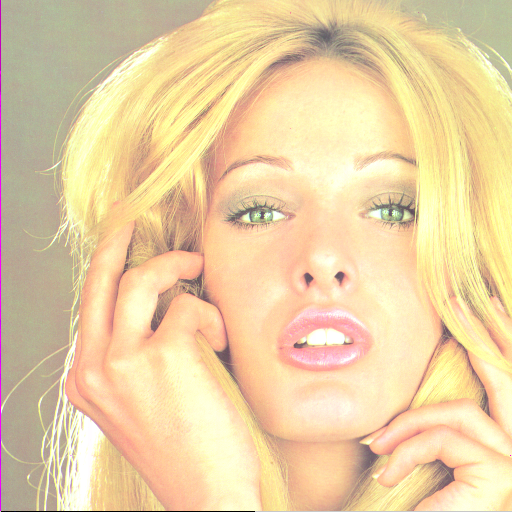
#> input picture Image/tiffany.bmp, 512 x 512 px, found by its file name
$ python visualize_dmax_distribution.py
#> lines starting #> are read from the running program, lines starting #| are printed output that depends on the picture
import cv2
import numpy as np
import os
import matplotlib.pyplot as plt
from scipy import linalg

BLOCKSIZE = 4

def get_d_elements_distribution(image_path):
    img = cv2.imread(image_path, cv2.IMREAD_GRAYSCALE)
    if img is None:
        print(f"Error: Could not read image {image_path}")
        return []

    d_elements_indices = []

    for y in range(0, img.shape[0], BLOCKSIZE):
        for x in range(0, img.shape[1], BLOCKSIZE):
            block = img[y:y+BLOCKSIZE, x:x+BLOCKSIZE]
            if block.shape[0] == BLOCKSIZE and block.shape[1] == BLOCKSIZE:
                try:
                    D, _ = linalg.schur(block.astype(np.float64))
                    max_index = np.unravel_index(np.argmax(D, axis=None), D.shape)
                    d_elements_indices.append(max_index)
                except linalg.LinAlgError:
                    continue

    return d_elements_indices

def visualize_d_elements_distribution(d_elements_indices, total_blocks, image_name):
    unique_indices, counts = np.unique(d_elements_indices, return_counts=True, axis=0)
    percentages = 100 * counts / total_blocks

    plt.figure(figsize=(10, 8))
    wedges, _ = plt.pie(counts, startangle=140, colors=plt.cm.Paired.colors[:len(unique_indices)])
    plt.legend(wedges, [f"Index {idx}: {count} blocks ({percent:.1f}%)" for idx, count, percent in zip(unique_indices, counts, percentages)], title="Indices", loc="center left", bbox_to_anchor=(1, 0, 0.5, 1))
    plt.title(f"Distribution of Indices of Maximum D Elements\nImage: {image_name}, Total Blocks: {total_blocks}")
    plt.show()

def process_image(image_path):
    d_elements_indices = get_d_elements_distribution(image_path)
#> in get_d_elements_distribution, `img = cv2.imread(image_path, cv2.IMREAD_GRAYSCALE)`:
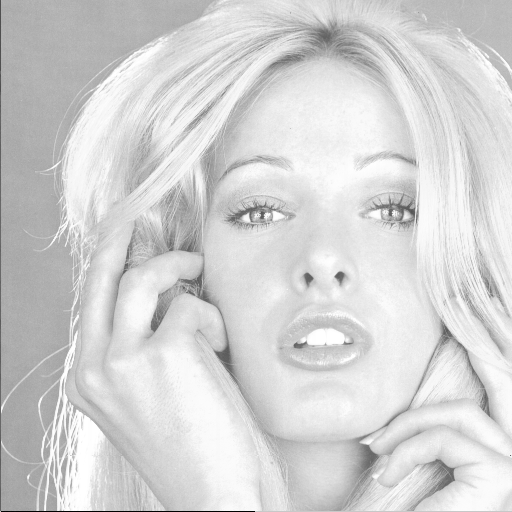
#> img: shape (512, 512); min 0, max 255, mean 211.1
#> after the loop in get_d_elements_distribution, `for y in range(0, img.shape[0], BLOCKSIZE):`: d_elements_indices = 16384 pairs, first value 0 to 1, second value 0 to 1
    total_blocks = calculate_total_blocks((256, 256), (4, 4))
    image_name = os.path.basename(image_path)
    if d_elements_indices:
        visualize_d_elements_distribution(d_elements_indices, total_blocks, image_name)
#> in visualize_d_elements_distribution, `unique_indices, counts = np.unique(d_elements_indices, return_counts=T..`: unique_indices = [[0, 0], [1, 1]]; counts = [16345, 39]
#> in visualize_d_elements_distribution, `percentages = 100 * counts / total_blocks`: percentages = [399, 0.952]
#> in visualize_d_elements_distribution, `wedges, _ = plt.pie(counts, startangle=140, colors=plt.cm.Paired.color..`: wedges = 2 items
#> in visualize_d_elements_distribution, `plt.show()`:
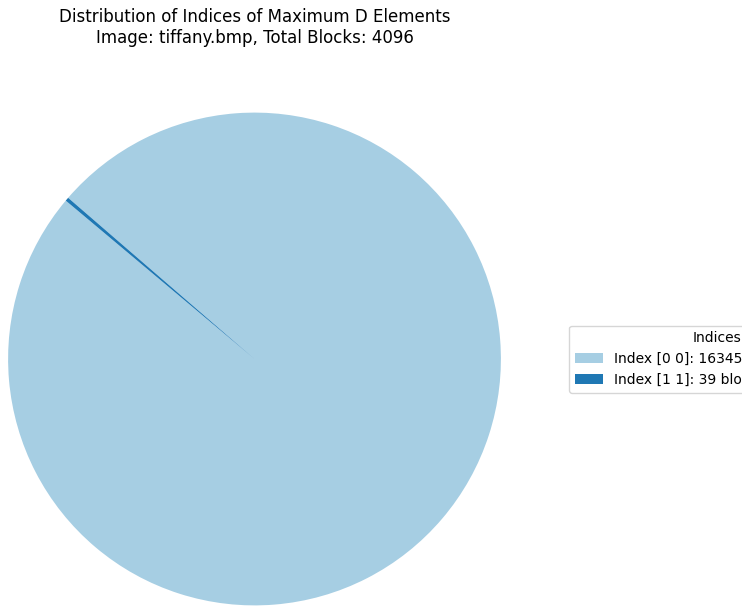
#> figure drawn by matplotlib, 1 panel
    else:
        print("No valid data processed.")

def calculate_total_blocks(image_size, block_size):
    blocks_per_row = image_size[0] // block_size[0]
    blocks_per_column = image_size[1] // block_size[1]
    total_blocks = blocks_per_row * blocks_per_column
    return total_blocks

image_path = "image512/tiffany.bmp"
process_image(image_path)
